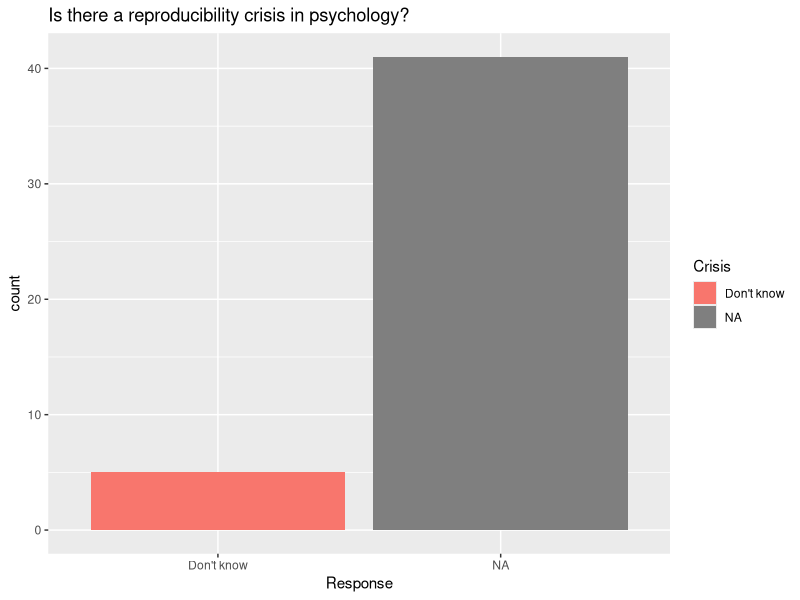
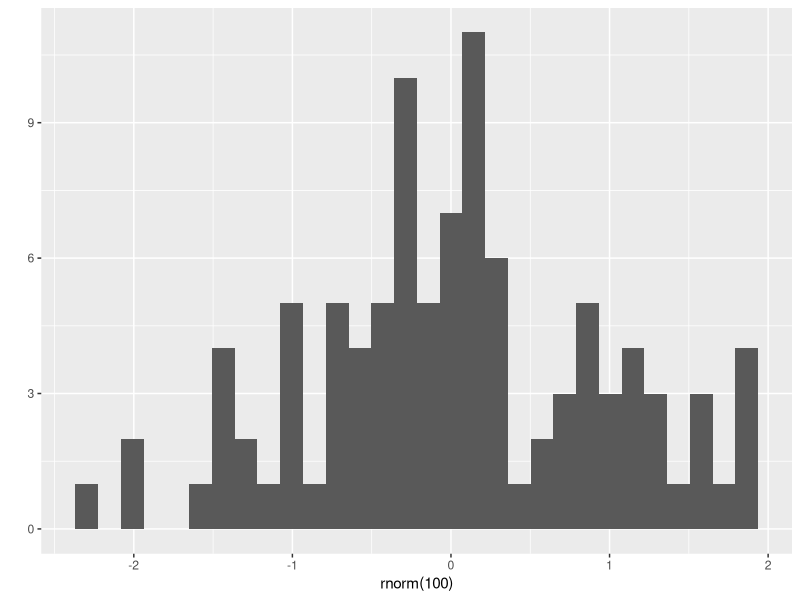

Recreate these plots in R, in order.
## ---- chunk 1
knitr::opts_chunk$set(echo = TRUE)
library(tidyverse)
## ---- chunk 2
survey <- read.csv("../data/survey_clean.csv")
survey$Crisis <- factor(survey$Crisis, 
                        levels = c("Yes, significant", "Yes, slight", "No", "Don't know"))
survey_plot <- survey %>%
  ggplot() +
  aes(x=Crisis, fill=Crisis) +
  geom_bar() +
  xlab("Response") +
  ggtitle("Is there a reproducibility crisis in psychology?")
## ---- chunk 3
survey_plot
## ---- chunk 4
# Some R code
ggplot2::qplot(rnorm(100))
